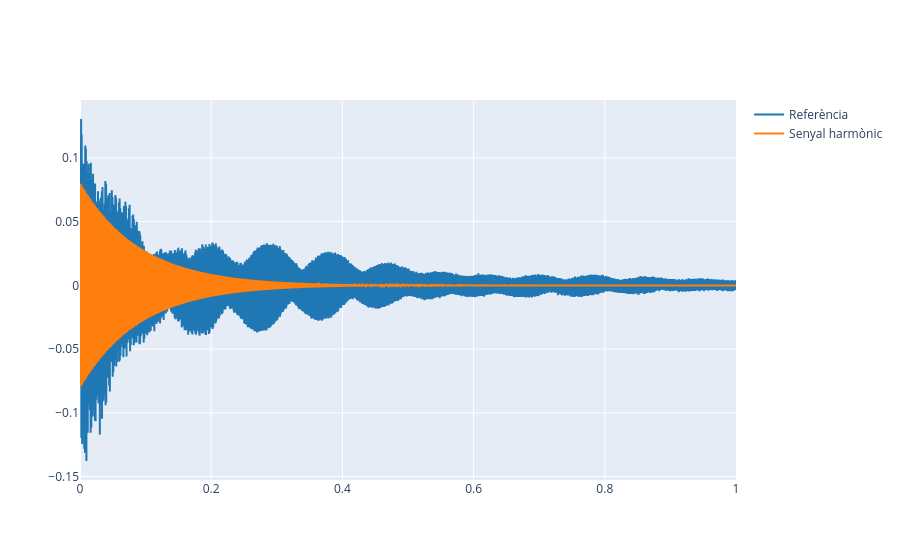

The cell this chart's notebook holds for it:
### Markdown cell above
3.2. Now, define a harmonic signal, `y` whose fundamental frequency is the defined in Lab 1. Go step by step adding a new harmonic in each step. Plot both signals (the reference and the synthesized) and try to reproduce the shape of the reference signal.

**Note 1**: in order to have a similar shape, we need to select the amplitudes and phases carefully. One way to do this is to define the harmonic signal as follows:

$$y(t) = \sum_{k=1}^K A_k\cos\left(2\pi kf_0 t + k \phi - (k-1)\pi/2 \right), $$

where $K$ is the number of harmonics, $f_0$ is the fundamental frequency, $A_k$ is the amplitude (weight) of each harmonic and $\phi$ is the phase of the signal (defined in Lab1 Ex 2.4).

**Note 2**:
Define the $A_k$ values relative to the fundamental frequency. This means to define $A_1=1$ and the others less than 1. You can use Audacity to plot the spectrum of the fragment selected of the reference audio and measure the relative amplitudes of the harmonics.

**Note 3**: Normalize the amplitude of the signal by the same amplitude of the reference. For instance, if the amplitude of the reference signal is 0.33, you can normalize the syntesized signal by first dividing by its maximum and then multiplyng by 0.33:

```
y = 0.33 * y / np.amax(y)
```

### Code cell
# Paràmetres
phi = 0       # fase inicial (mateixa que la del Lab 1)
A_ref = 0.08      # amplitud de referència aproximada
duration = 1  # 1 s per a visualització
t = np.linspace(0, duration, int(fs * duration))

# Definim els paràmetres dels harmònics
K = 5                   # nombre d'harmònics
Ak = [1.0, 0.5, 0.3, 0.15, 0.1]    # amplituds relatives (A1 és la fonamental)
y = np.zeros_like(t)

# Construcció del senyal harmònic
for k in range(1, K + 1):
    y += Ak[k - 1] * np.cos(2 * np.pi * k * f0 * t + k * phi - (k - 1) * np.pi / 2)

# Simulem la decadència de l'amplitud
decay_rate = 11  # controla la velocitat de decadència
envolvent = np.exp(-decay_rate * t)
y *= envolvent

# Normalitzem per tenir la mateixa amplitud màxima que la referència
y = A_ref * y / np.max(y)

# Representem el senyal de referència i el sintetitzat
plot_signals([ref[:len(y)], y], fs, t_start=0, t_end=1,
             name=['Referència', 'Senyal harmònic'])

### Figure 1 — Plotly figure (JSON) as saved in the notebook; plotly's stock layout.template omitted (floating-point values rounded to 4 significant figures; data arrays with more than 128 entries replaced by an {"elided": "..."} marker saying what was removed)
{"data": [{"line": {"color": "#1f77b4", "shape": "linear"}, "mode": "lines", "name": "Referència", "type": "scatter", "x": {"elided": "44100 float values"}, "y": {"elided": "44100 float values"}}, {"line": {"color": "#ff7f0e", "shape": "linear"}, "mode": "lines", "name": "Senyal harmònic", "type": "scatter", "x": {"elided": "44100 float values"}, "y": {"elided": "44100 float values"}}], "layout": {}}
